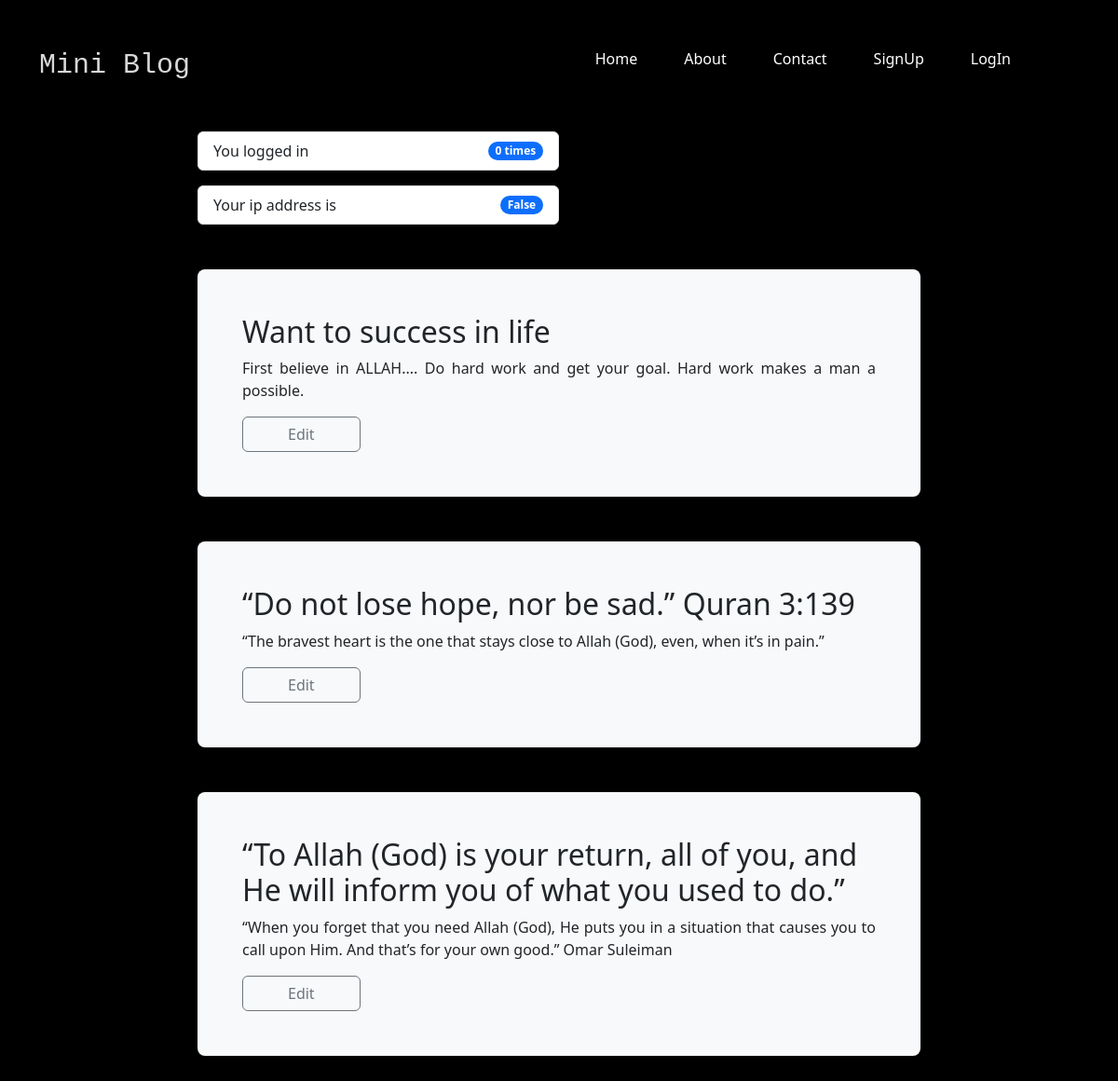
The page / on the database its author committed.
### core/models.py (models this page shows)
class BlogModel(models.Model):
    title = models.CharField(max_length=200)
    description = models.TextField()
    REQUIRED_FIELDS = ["title", "description"]

### core/views.py (the view)
# urls.py: path('', views.home, name='home'),
def home(request):
    blogs = BlogModel.objects.all()
    loggedCount = cache.get(request.user.username,
                            default=0, version=request.user.id)
    ip = request.session.get('ip', False)
    return render(request, 'core/home.html', {'blogs': blogs, 'loggedCount': loggedCount, 'ip':ip})

### core/templates/core/home.html (shortened to what this page needs)
{% extends "core/base.html" %}
{% load static %}
{% block content %}
<div class="container col-sm-8 my-5">
    <div class="col-md-6">
        <ul class="list-group mb-3">
            <li class="list-group-item d-flex justify-content-between align-items-center">
                You logged in
                <span class="badge bg-primary rounded-pill">{{loggedCount}} times</span>
            </li>
        </ul>
        <ul class="list-group mb-3">
            <li class="list-group-item d-flex justify-content-between align-items-center">
                Your ip address is
                <span class="badge bg-primary rounded-pill">{{ip}}</span>
            </li>
        </ul>
    </div>
    {% for blog in blogs %}
    <div class="d-flex flex-column align-items-start col-sm-12 mt-5 bg-light rounded-3">
        <div class="p-5 ">
            <h2>{{blog.title}}</h2>
            <p>{{blog.description}}</p>
            <div class="d-flex flex-row">
                <a class="btn btn-outline-secondary px-5" href="{% url 'blogUpdate' blog.id %}">Edit</a>
            </div>
        </div>
    </div>
    {% endfor %}
</div>
{% endblock content %}

### core/templates/core/base.html (shortened to what this page needs)
<!DOCTYPE html>
{% load static %}
<html lang="en">
<head>
    <link rel="stylesheet" href="{% static 'core/css/bootstrap.css' %}">
    <link rel="stylesheet" href="{% static 'core/css/style.css' %}">
</head>
<body>
    {% include "core/navbar.html" %}
    {% block content %}{% endblock content %}
</body>
</html>

### core/templates/core/navbar.html (shortened to what this page needs)
{% load static %}
<div class="container d-flex flex-row justify-content-between mt-5 align-items-center">
    <a href="{% url 'home' %}" class="logo">
        Mini Blog
    </a>
    <ul class="d-flex flex-row px-5">
        <li><a href="{% url 'home' %}" class="text-decoration-none">Home</a></li>
        <li><a href="{% url 'about' %}" class="text-decoration-none">About</a></li>
        <li><a href="{% url 'contact' %}" class="text-decoration-none">Contact</a></li>
        {% if request.user.is_authenticated %}
            <li><a href="{% url 'logout' %}" class="text-decoration-none">LogOut</a></li>
        {% else %}
            <li><a href="{% url 'signup' %}" class="text-decoration-none">SignUp</a></li>
            <li><a href="{% url 'login' %}" class="text-decoration-none">LogIn</a></li>
        {% endif %}
    </ul>
</div>

### core/static/core/css/style.css (style rules this page uses)
div ul li a { margin: 0 25px; color: white; }
div ul li { list-style-type: none; }
.logo { text-decoration: none; font-weight: lighter; font-size: 30px; color: rgb(216, 216, 216); font-family: monospace; }
p { text-align: justify; }

### core/templates/core/base.html (style rules this page uses)
body { background-color:black; }

### rows shown on the page
BlogModel: title "Want to success in life", description "First believe in ALLAH.... Do hard work and get your goal. Hard work makes a man a possible."
BlogModel: title "“Do not lose hope, nor be sad.” Quran 3:139", description "“The bravest heart is the one that stays close to Allah (God), even, when it’s in pain.”"
BlogModel: title "“To Allah (God) is your return, all of you, and He will inform you of what you used to do.”", description "“When you forget that you need Allah (God), He puts you in a situation that causes you to call upon Him. And that’s for your own good.” Omar Suleiman"

### other values the page prints
{{ loggedCount }} "0"
{{ ip }} "False"
